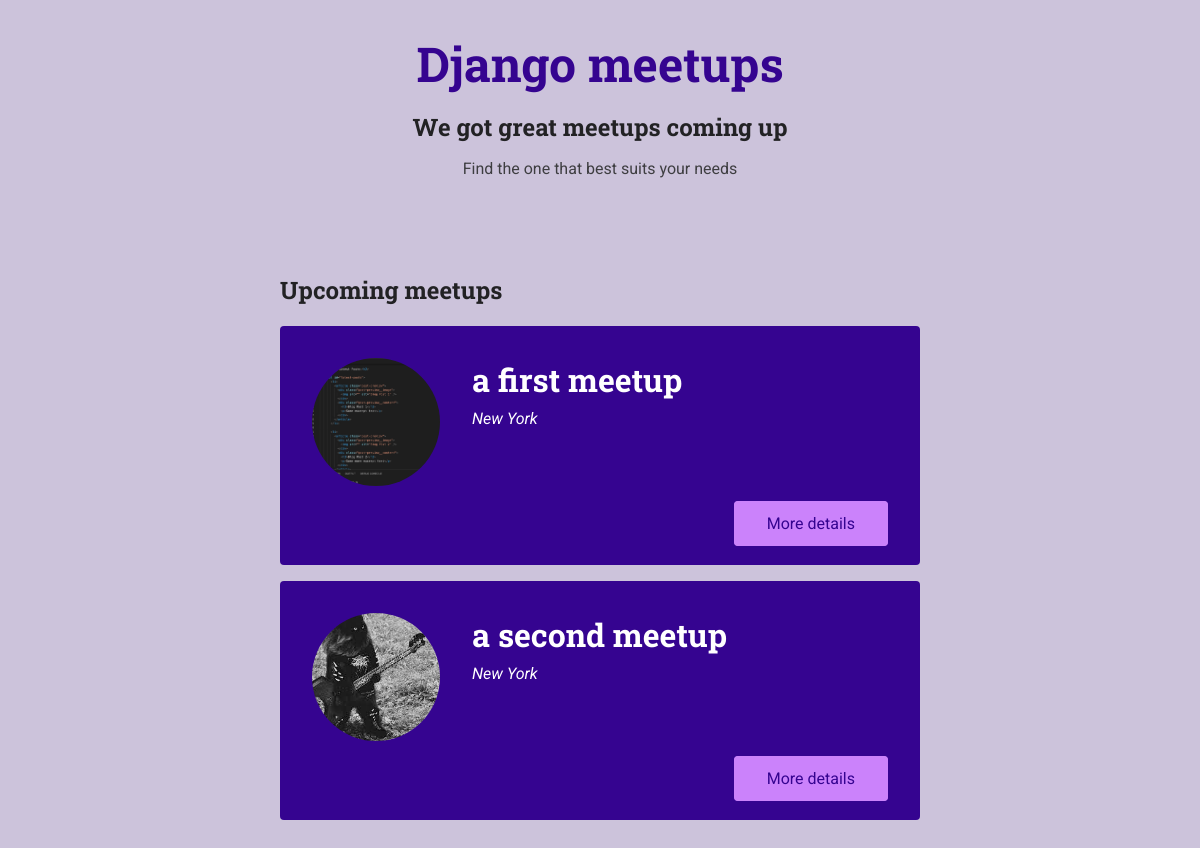
The app's page /meetups/ with its own data.
### meetups/models.py (models this page shows, shortened)
class Meetup(models.Model):
    title = models.CharField(max_length=200)
    organizer_email = models.EmailField()
    date = models.DateField()
    slug = models.SlugField(unique=True)
    description = models.TextField()
    image = models.ImageField(upload_to="images")
    location = models.ForeignKey(
        Location, on_delete=models.CASCADE, related_name="meetups"
    )
    participants = models.ManyToManyField(
        Participant,
        related_name="meetups",
        blank=True,
    )

### meetups/views.py (the view)
# urls.py: path("", views.index, name="all-meetups"),
def index(request: HttpRequest) -> HttpResponse:
    meetups = Meetup.objects.all()
    return render(
        request,
        "meetups/index.html",
        {"meetups": meetups, "show_meetups": True},
    )

### meetups/templates/meetups/index.html (shortened to what this page needs)
{% extends "base/base.html" %}
{% load static %}
{% block site_css %}
  <link rel="stylesheet" href="{% static 'meetups/styles/all-meetups.css' %}" />
{% endblock site_css %}
{% block main_heading %}
  We got great meetups coming up
{% endblock main_heading %}
{% block header_content %}
  Find the one that best suits your needs
{% endblock header_content %}
{% block body %}
  <section>
    <h2>
      Upcoming meetups
    </h2>
    <ol>
      {% for meetup in meetups %}
        {% include "includes/meetup-item.html" with title=meetup.title location="New York" slug=meetup.slug image=meetup.image.url %}
      {% endfor %}
    </ol>
  </section>
{% endblock body %}

### meetups/templates/includes/meetup-item.html
<li class="meetup-item">
  <article>
    <div class="meetup-summary">
      <div class="meetup-image">
        <img src="{{ image }}" alt="{{ title }}" />
      </div>
      <div class="meetup-details">
        <h3>
          {{ title }}
        </h3>
        <address>{{ location }}</address>
      </div>
    </div>
    <div class="meetup-actions">
      <a href="{% url 'meetup-details' slug %}" class="btn">More details</a>
    </div>
  </article>
</li>

### meetups/static/meetups/styles/base.css (style rules this page uses)
* { box-sizing: border-box; }
body { font-family: 'Roboto', sans-serif; margin: 0; background-color: #ccc3db; color: #3e3e41; }
h1, h2, h3 { font-family: 'Roboto Slab', sans-serif; color: #222224; }
button, .btn { cursor: pointer; font: inherit; padding: 0.5rem 1.5rem; background-color: #350490; border: 1px solid #350490; color: white; border-radius: 4px; text-decoration: none; }

### meetups/static/meetups/styles/all-meetups.css (style rules this page uses)
section { max-width: 40rem; margin: 3rem auto; }
ol { list-style: none; margin: 0; padding: 0; }
.meetup-item { margin: 1rem 0; background-color: #350490; padding: 2rem; color: white; border-radius: 4px; }
.meetup-summary { display: flex; align-items: flex-start; }
.meetup-image { margin-right: 2rem; }
.meetup-image img { width: 8rem; height: 8rem; object-fit: cover; border-radius: 50%; }
.meetup-details h3 { color: inherit; margin-top: 0; margin-bottom: 0.5rem; font-size: 2rem; }
.meetup-details address { font-style: italic; }
.meetup-actions { margin-top: 1.5rem; text-align: right; }
.meetup-actions .btn { background-color: #cb82fb; border-color: #cb82fb; color: #350490; padding: 0.75rem 2rem; }

### records on screen
Meetup: shows a picture, title "a first meetup", location "New York"
Meetup: shows a picture, title "a second meetup", location "New York"
